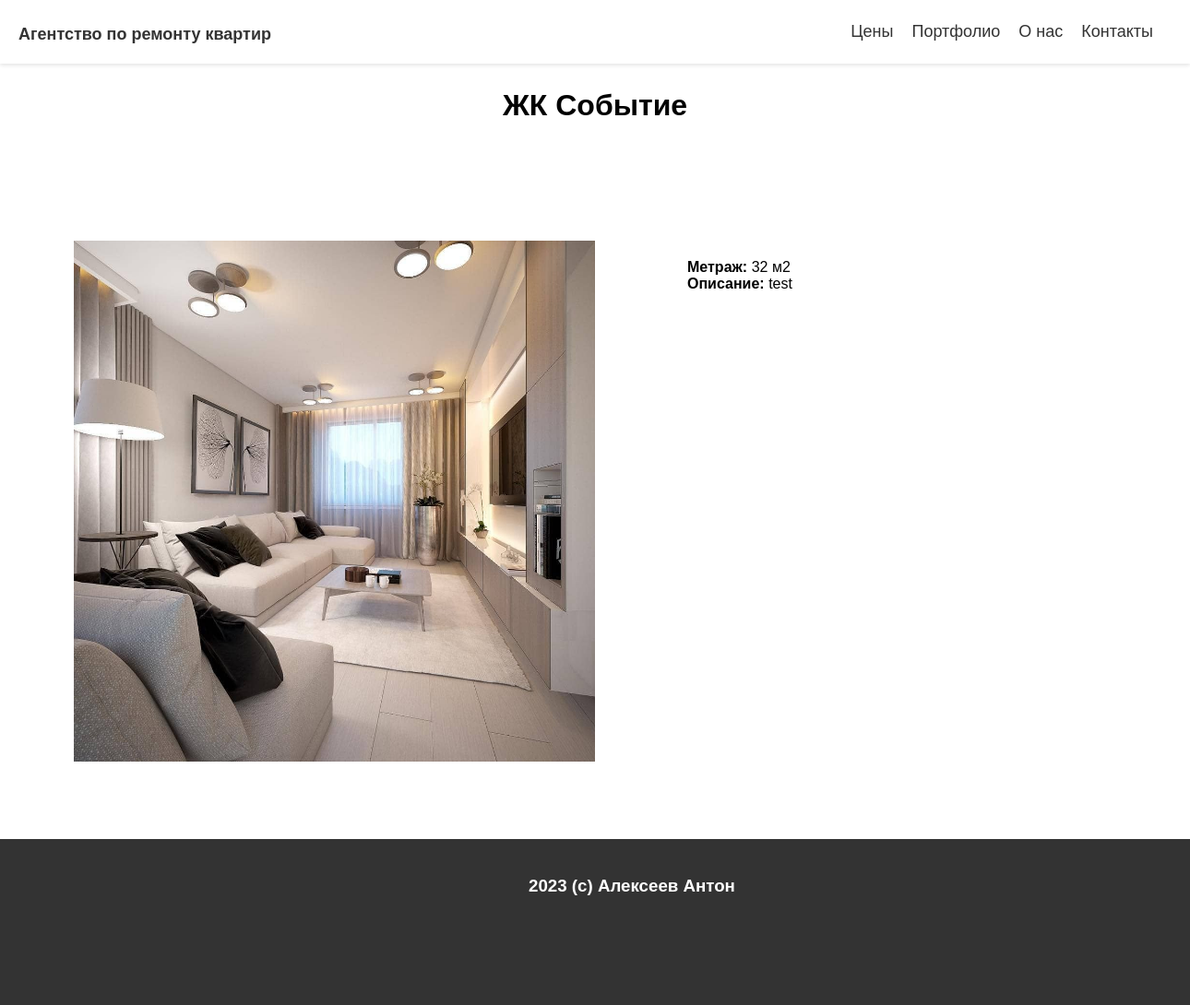
Page /portfolio/2 on the committed database.
### portfolio/models.py (models this page shows, shortened)
class Portlofios(models.Model):
    name = models.CharField('Локация', max_length=50, default='')
    unit = models.CharField('Метраж', max_length=15, default='')
    description = models.TextField('Описание', default='')
    image = models.ImageField(upload_to='static/img/', verbose_name='Изображение')
    class Meta:
        verbose_name = 'Портфолио'
        verbose_name_plural = 'Портфолио'

### portfolio/views.py (the view)
# urls.py: path('<int:object_id>', views.portfolio_detail, name='portfolio'),
def portfolio_detail(request, object_id):
    object = get_object_or_404(Portlofios, pk=object_id)
    return render(request, 'portfolio/object.html', {'object': object})

### templates/portfolio/object.html (shortened to what this page needs)
  {% extends 'layout.html' %}
  {% block main %}
      {% if object %}
      <section class="object">
          <h2>{{ object.name }}</h2>
        <div class="object-info">
            <div class="info-image">
                <img src="{{ object.image.url }}" alt="Работа">
            </div>
            <div class="info-text">
                <div class="info-unit"><bold>Метраж:</bold> {{ object.unit }}</div>
                <div class="info-description"><bold>Описание:</bold> {{ object.description }}</div>
            </div>
        </div>
      {% else %}
          <p>Информации нет</p>
      {% endif %}
      </section>
  {% endblock %}

### static/css/style.css (style rules this page uses)
body { margin: 0; padding: 0; font-family: Arial, sans-serif; }
.feedback h2, .contacts h2, .portfolio h2, .object h2 { font-size: 2rem; font-weight: bold; text-align: center; margin-bottom: 3rem; }
.object-info { display: flex; flex-wrap: wrap; padding: 80px; }
.info-image { width: 50%; height: 50%; margin-right: 20px; }
.info-image img { width: 100%; height: 100%; object-fit: cover; }
.info-text { margin-left: 80px; margin-top: 20px; }
.info-text bold { font-weight: bold; }

### rows in the picture
Portlofios: name "ЖК Событие", image (picture), unit "32 м2", description "test"
